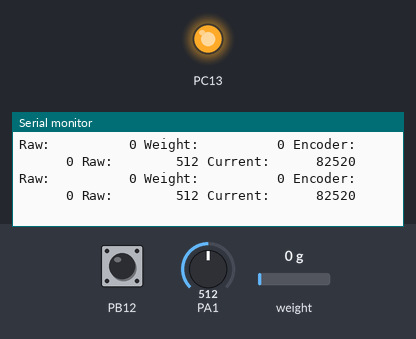
The program below on a simulated STM32 Black Pill. On the bench: output pins drawn as LEDs (lit = HIGH), the last lines printed to the serial monitor. Inputs (shaded band) come from the test bench; at power-on: PA1 = 512, PB12 HIGH, weight on the scale 0 g.

Above: at 3.0 s.
3.1 s: PA1 set to 611
At 3.58 s:
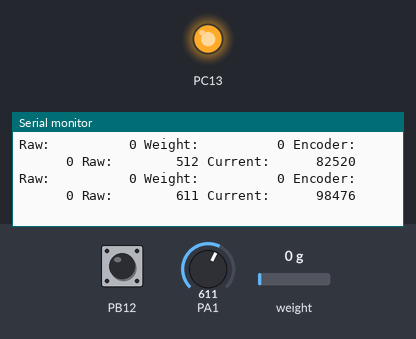
4.6 s: PA1 set to 636
At 5.13 s:
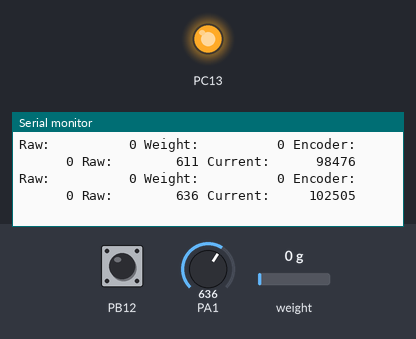

The program:

main.cpp
```cpp
#include <Arduino.h>
#include "HX711.h"

HX711 scale;

long scale_offset;
double scale_gain = 503.2608;

long encoder_count = 0;

constexpr double kShuntResistance = 0.0005;
constexpr double kGain = 10.0;

void encoder_isr() {
  encoder_count++;
}

void setup() {
  pinMode(PC13, OUTPUT);
  digitalWrite(PC13, HIGH);
  pinMode(PB12, INPUT_PULLUP);
  pinMode(PA1, INPUT_ANALOG);
  attachInterrupt(digitalPinToInterrupt(PB12), encoder_isr, CHANGE);
  Serial.begin(115200);
  scale.begin(PB9, PB10);
  scale.set_gain(64);
  while(!scale.is_ready()) {
    delay(10);
  }
  scale_offset = scale.read();
}

double GetCurrent() {
  int adc = analogRead(PA1);
  double current = (double)adc / 4095.0 * 3.3 / kGain / kShuntResistance;
  return current;
}

void loop() {
  // put your main code here, to run repeatedly:
  delay(20);
  if(scale.is_ready()) {
    Serial.printf("Raw: %10d Weight: %10d Encoder: %10d Raw: %10d Current: %10d\n", (scale.read() - scale_offset),  (long)((double)(scale.read() - scale_offset) / scale_gain), encoder_count, analogRead(PA1), (long)(GetCurrent() * 1000.0));
  } else {
    Serial.println("Scale not ready");
  }
}
```

Measured:
- the behaviour switches between 620 and 621 on PA1 (found by bisection; images 1 and 2)
- after the input at 3.1 s, the serial monitor: prints a new line after 0.31 s (image 1)
- after the input at 4.6 s, the serial monitor: prints a new line after 0.36 s (image 2)
